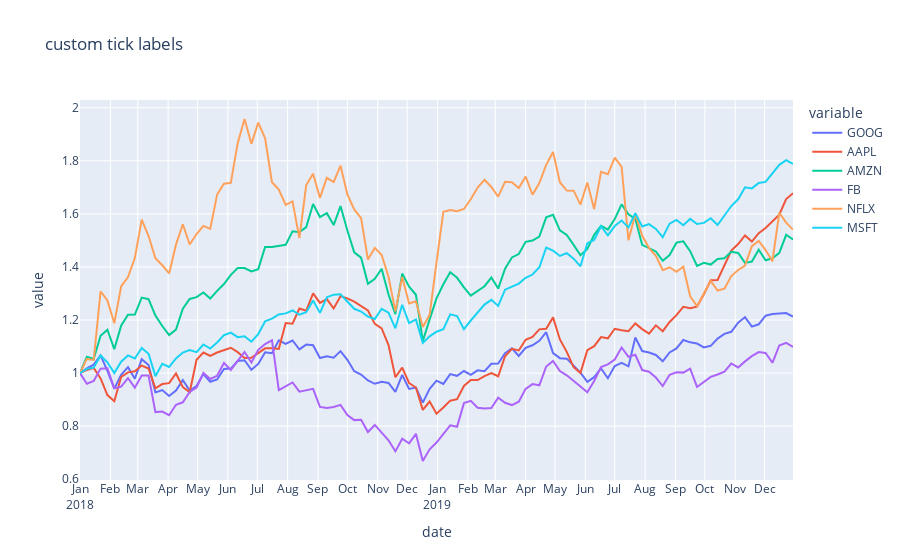

Notebook code cell kept with this figure:
### Code cell
import plotly.express as px
df = px.data.stocks()
fig = px.line(df, x="date", y=df.columns,
              hover_data={"date": "|%B %d, %Y"},
              title='custom tick labels')
fig.update_xaxes(
    dtick="M1",
    tickformat="%b\n%Y")
fig.show()
print(df)
